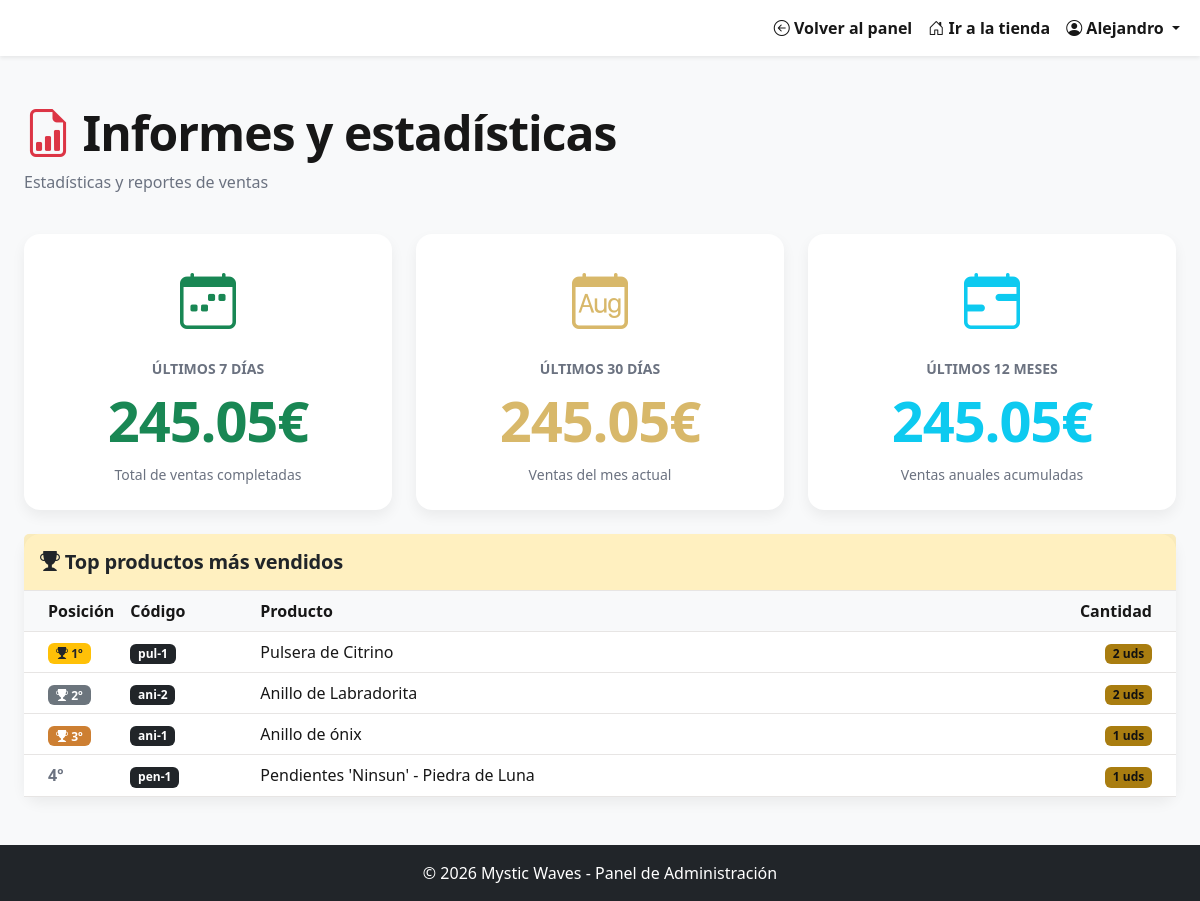
Page /admin/adminInformes.php (signed in) on the committed database.
### tables this page shows
CREATE TABLE `articulos` (
  `codigo` varchar(8) NOT NULL,
  `nombre` varchar(50) NOT NULL,
  `descripcion` varchar(200) NOT NULL,
  `categoria` int(11) NOT NULL,
  `stock` int(11) NOT NULL,
  `precio` decimal(10,2) NOT NULL,
  `imagen` varchar(200) NOT NULL,
  `precio_anterior` decimal(10,2) NOT NULL DEFAULT 0.00,
  `fecha_creacion` timestamp NOT NULL DEFAULT current_timestamp() ON UPDATE current_timestamp(),
  `activo` tinyint(1) NOT NULL DEFAULT 1
);

### actions/informes_action.php (called while the page is built, shortened)
<?php
$con = conectar();
$sql_ventas_30dias = "SELECT
                        SUM(total) AS total_ventas
                    FROM pedidos
                    WHERE (estado = 'creado' OR estado = 'preparado' OR estado = 'enviado')
                    AND fecha >= DATE_SUB(CURDATE(), INTERVAL 30 DAY)";
$stmt_ventas_30dias = $con->prepare($sql_ventas_30dias);
$stmt_ventas_30dias->execute();
$resultado = $stmt_ventas_30dias->fetch(PDO::FETCH_ASSOC);
$total_ventas_30dias = $resultado['total_ventas'] ?? 0;
$sql_ventas_7dias = "SELECT SUM(total) AS total_ventas
                    FROM pedidos
                    WHERE (estado = 'creado' OR estado = 'preparado' OR estado = 'enviado')
                    AND fecha >= DATE_SUB(CURDATE(), INTERVAL 7 DAY)";
$stmt_ventas_7dias = $con->prepare($sql_ventas_7dias);
$stmt_ventas_7dias->execute();
$resultado = $stmt_ventas_7dias->fetch(PDO::FETCH_ASSOC);
$total_ventas_7dias = $resultado['total_ventas'] ?? 0;
$sql_ventas_mensuales = "SELECT
                            SUM(total) AS total_ventas
                        FROM pedidos
                        WHERE (estado = 'creado' OR estado = 'preparado' OR estado = 'enviado')
                        AND fecha >= DATE_SUB(CURDATE(), INTERVAL 12 MONTH)";
$stmt_ventas_12meses = $con->prepare($sql_ventas_mensuales);
$stmt_ventas_12meses->execute();
$resultado = $stmt_ventas_12meses->fetch(PDO::FETCH_ASSOC);
$total_ventas_12meses = $resultado['total_ventas'] ?? 0;
$sql_productos_mas_vendidos = "SELECT
                                    a.codigo,
                                    a.nombre,
                                    SUM(lp.cantidad) AS total_vendido
                                FROM lineapedido lp
                                JOIN articulos a ON lp.codArticulo= a.codigo
                                JOIN pedidos p ON lp.numPedido = p.idPedido
                                WHERE p.estado = 'creado' OR p.estado = 'preparado' OR p.estado = 'enviado'
                                GROUP BY a.codigo, a.nombre
                                ORDER BY total_vendido DESC
                                LIMIT 5";
$stmt_productos_mas_vendidos = $con->prepare($sql_productos_mas_vendidos);
$stmt_productos_mas_vendidos->execute();
$productos_mas_vendidos = $stmt_productos_mas_vendidos->fetchAll(PDO::FETCH_ASSOC);

### admin/adminInformes.php (the view, shortened to what this page needs)
<?php
require_once __DIR__. '/../actions/informes_action.php';
$nombre_admin = $_SESSION['user_name'] ?? 'Administrador';
?>
<!DOCTYPE html>
<html lang="es">
<head>
  <link href="https://cdn.jsdelivr.net/npm/bootstrap@5.3.0/dist/css/bootstrap.min.css" rel="stylesheet">
  <link rel="stylesheet" href="https://cdn.jsdelivr.net/npm/bootstrap-icons@1.11.3/font/bootstrap-icons.css">
  <link href="../public/assets/css/style.css" rel="stylesheet">
</head>
<body class="bg-light d-flex flex-column min-vh-100">
  <nav class="navbar navbar-expand-lg navbar-light bg-dark shadow-sm">
    <div class="container-fluid">
      <a class="navbar-brand fw-bold text-white" href="adminPanel.php">
        <i class="bi bi-speedometer2"></i> Panel de Administración
      </a>
      <div class="collapse navbar-collapse" id="navbarAdmin">
        <ul class="navbar-nav ms-auto">
          <li class="nav-item">
            <a class="nav-link" href="adminPanel.php">
              <i class="bi bi-arrow-left-circle"></i> Volver al panel
            </a>
          </li>
          <li class="nav-item">
            <a class="nav-link" href="../index.php">
              <i class="bi bi-house-door"></i> Ir a la tienda
            </a>
          </li>
          <li class="nav-item dropdown">
            <a class="nav-link dropdown-toggle" href="#" id="userDropdown" role="button" data-bs-toggle="dropdown">
              <i class="bi bi-person-circle"></i> <?php echo htmlspecialchars($nombre_admin); ?>
            </a>
          </li>
        </ul>
      </div>
    </div>
  </nav>
  <main class="flex-grow-1">
    <div class="container-xxl my-5">
  <main class="flex-grow-1">
    <div class="container-xxl my-5">
      <div class="row mb-4">
        <div class="col-12">
          <h1 class="display-5 fw-bold"><i class="bi bi-file-earmark-bar-graph text-danger"></i> Informes y estadísticas</h1>
          <p class="text-muted">Estadísticas y reportes de ventas</p>
        </div>
      </div>
      <div class="row g-4 mb-4">
        <div class="col-md-4">
          <div class="card border-0 shadow-sm stat-card h-100">
            <div class="card-body text-center py-4">
              <div class="mb-3">
                <i class="bi bi-calendar-week text-success" style="font-size: 3.5rem;"></i>
              </div>
              <p class="text-muted text-uppercase small fw-semibold mb-2">Últimos 7 días</p>
              <h2 class="display-4 fw-bold text-success mb-2">
                <?php echo number_format($total_ventas_7dias, 2); ?>€
              </h2>
              <small class="text-muted">Total de ventas completadas</small>
            </div>
          </div>
        </div>
        <div class="col-md-4">
          <div class="card border-0 shadow-sm stat-card h-100">
            <div class="card-body text-center py-4">
              <div class="mb-3">
                <i class="bi bi-calendar-month text-primary" style="font-size: 3.5rem;"></i>
              </div>
              <p class="text-muted text-uppercase small fw-semibold mb-2">Últimos 30 días</p>
              <h2 class="display-4 fw-bold text-primary mb-2">
                <?php echo number_format($total_ventas_30dias, 2); ?>€
              </h2>
              <small class="text-muted">Ventas del mes actual</small>
            </div>
          </div>
        </div>
        <div class="col-md-4">
          <div class="card border-0 shadow-sm stat-card h-100">
            <div class="card-body text-center py-4">
              <div class="mb-3">
                <i class="bi bi-calendar-range text-info" style="font-size: 3.5rem;"></i>
              </div>
              <p class="text-muted text-uppercase small fw-semibold mb-2">Últimos 12 meses</p>
              <h2 class="display-4 fw-bold text-info mb-2">
                <?php echo number_format($total_ventas_12meses, 2); ?>€
              </h2>
              <small class="text-muted">Ventas anuales acumuladas</small>
            </div>
          </div>
        </div>
      </div>
      <div class="row">
        <div class="col-12">
          <div class="card border-0 shadow-sm">
            <div class="card-header bg-warning bg-opacity-25 border-bottom border-warning py-3">
              <h5 class="mb-0 text-dark fw-semibold">
                <i class="bi bi-trophy-fill"></i> Top productos más vendidos
              </h5>
            </div>
            <div class="card-body p-0">
              <div class="table-responsive table-scroll">
                <table class="table table-hover mb-0 align-middle">
                  <thead class="table-light">
                    <tr>
                      <th class="ps-4" style="width: 80px;">Posición</th>
                      <th style="width: 130px;">Código</th>
                      <th>Producto</th>
                      <th class="text-end pe-4" style="width: 140px;">Cantidad</th>
                    </tr>
                  </thead>
                  <tbody>
                  <tbody>
                    <?php if (!empty($productos_mas_vendidos)): ?>
                      <?php foreach ($productos_mas_vendidos as $index => $producto): ?>
                        <tr>
                          <td class="ps-4">
                            <?php if ($index === 0): ?>
                              <span class="badge bg-warning text-dark px-2 py-1">
                                <i class="bi bi-trophy-fill"></i> 1º
                              </span>
                            <?php elseif ($index === 1): ?>
                              <span class="badge bg-secondary px-2 py-1">
                                <i class="bi bi-trophy-fill"></i> 2º
                              </span>
                            <?php elseif ($index === 2): ?>
                              <span class="badge px-2 py-1" style="background-color: #cd7f32; color: white;">
                                <i class="bi bi-trophy-fill"></i> 3º
                              </span>
                            <?php else: ?>
                              <span class="text-muted fw-semibold"><?php echo $index + 1; ?>º</span>
                            <?php endif; ?>
                          </td>
                          <td>
                            <span class="badge bg-dark">
                              <?php echo htmlspecialchars($producto['codigo']); ?>
                            </span>
                          </td>
                          <td class="fw-medium"><?php echo htmlspecialchars($producto['nombre']); ?></td>
                          <td class="text-end pe-4">
                            <span class="badge bg-primary">
                              <?php echo $producto['total_vendido']; ?> uds
                            </span>
                          </td>
                        </tr>
                      <?php endforeach; ?>
                    <?php endif; ?>
                  </tbody>
                </table>
              </div>
            </div>
          </div>
        </div>
      </div>
    </div>
    </div>
  </main>
  <footer class="bg-dark text-white py-3 mt-auto">
    <div class="container-xxl text-center">
      <p class="mb-0">© 2026 Mystic Waves - Panel de Administración</p>
    </div>
  </footer>
</body>
</html>

### public/assets/css/style.css (style rules this page uses)
:root { --ink: #171717; --muted: #6b7280; --line: #e7e5e4; --bg: #ffffff; --surface: #ffffff; --soft: #faf8f2; --soft-2: #f6f2e7; --gold: #d8b86a; --gold-600: #c9a84b; --gold-700: #a97d10; --gold-rgb: 216, 184, 106; --radius: 1rem; --shadow: 0 10px 25px rgba(0,0,0,.06); --shadow-sm: 0 6px 14px rgba(0,0,0,.06); }
:root, [data-bs-theme="light"] { --bs-body-bg: var(--bg); --bs-body-color: var(--ink); --bs-border-color: var(--line); --bs-secondary-color: var(--muted); --bs-primary: var(--gold); --bs-primary-rgb: var(--gold-rgb); --bs-link-color: var(--gold-700); --bs-link-hover-color: var(--gold-600); --bs-emphasis-color: var(--ink); --bs-tertiary-bg: var(--soft); }
* { box-sizing: border-box; }
body { background: var(--bg); color: var(--ink); }
a { text-decoration: none; }
h1, h2, h3, h4, h5, h6 { color: var(--ink); letter-spacing: -0.02em; }
.text-body-secondary, .text-muted { color: var(--muted) !important; }
.navbar { background: var(--bg) !important; }
.navbar .nav-link { color: var(--ink); font-weight: 600; border-radius: 2px; padding: .5rem .75rem; }
.card { border: 1px solid var(--line); border-radius: var(--radius); box-shadow: var(--shadow-sm); background: var(--surface); }
.card.shadow-sm { box-shadow: var(--shadow-sm) !important; }
.card .card-title, .card h5 { letter-spacing: -0.01em; }
.table { --bs-table-hover-bg: rgba(var(--gold-rgb), .08); }
.table thead th { color: var(--ink); border-bottom-color: var(--line); }
.table td, .table th { border-color: var(--line); }
.badge.bg-primary { background-color: var(--gold-700) !important; color: #111 !important; }
footer { background: #111 !important; color: #fff !important; }
.border-bottom { border-bottom-color: var(--line) !important; }
body { font-family: "Poppins", system-ui, -apple-system, Segoe UI, Roboto, Arial, sans-serif; }

### rows in the picture
articulos: shows "1º", codigo "pul-1", nombre "Pulsera de Citrino", total_vendido "2"
articulos: shows "2º", codigo "ani-2", nombre "Anillo de Labradorita", total_vendido "2"
articulos: shows "3º", codigo "ani-1", nombre "Anillo de ónix", total_vendido "1"
articulos: codigo "pen-1", nombre "Pendientes 'Ninsun' - Piedra de Luna", total_vendido "1"

### other values in the picture
$nombre_admin "Alejandro"
$total_ventas_7dias "245.05"
$total_ventas_30dias "245.05"
$total_ventas_12meses "245.05"
